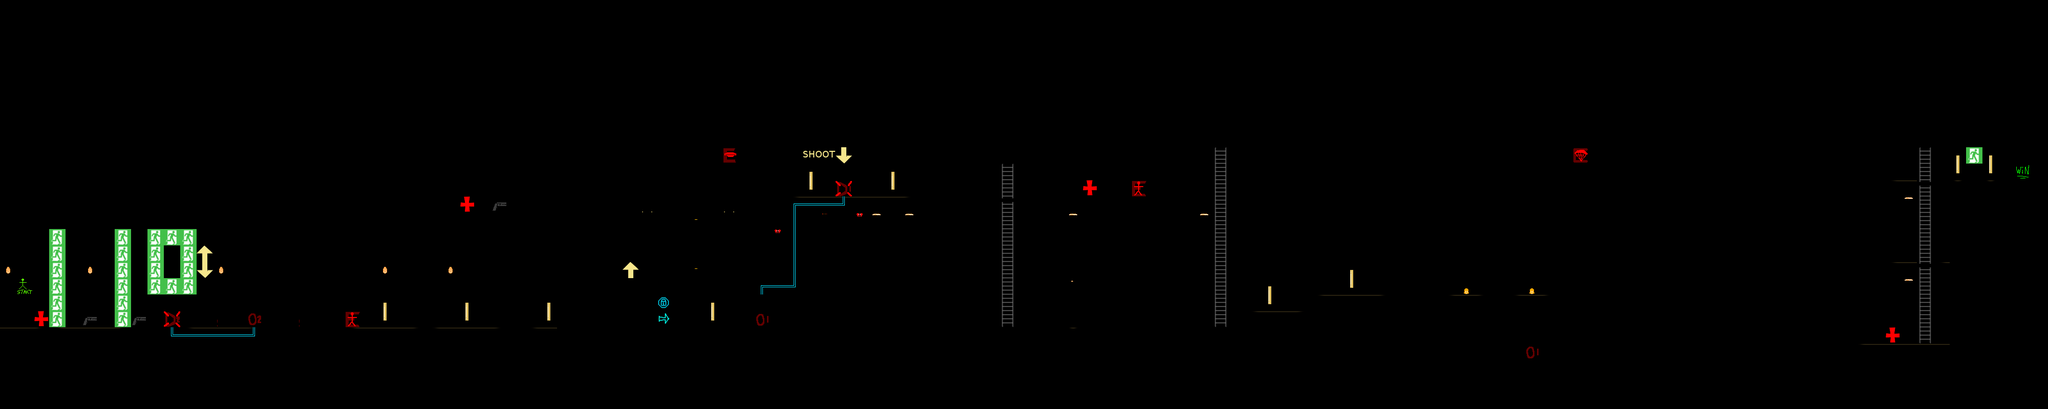

Rendered tile map (Tiled .tmx) drawn with the repository's tilesets; below, a short description and the map source with its tile grids summarised:
An orthogonal 125x25 tile map with 32x32 px tiles, 5 tile layers (behind, collision, declayer, miscLayer, ...).

<map version="1.0" orientation="orthogonal" width="125" height="25" tilewidth="32" tileheight="32">
 <tileset firstgid="1" name="tilemapnew1" tilewidth="32" tileheight="32">
  <image source="../tilemapnew1.png" trans="fe00fe" width="1024" height="1024" />
  <tile id="29">
   <properties>
    <property name="enemyspawn" value="drone" />
   </properties>
  </tile>
  <tile id="30">
   <properties>
    <property name="enemyspawn" value="paratrooper" />
   </properties>
  </tile>
  <tile id="31">
   <properties>
    <property name="enemyspawn" value="footsoldier" />
   </properties>
  </tile>
  <tile id="52">
   <properties>
    <property name="solid" value="solid" />
   </properties>
  </tile>
  <tile id="54">
   <properties>
    <property name="solid" value="solid" />
   </properties>
  </tile>
  <tile id="63">
   <properties>
    <property name="destroyable" value="1" />
   </properties>
  </tile>
  <tile id="64">
   <properties>
    <property name="solid" value="solid" />
   </properties>
  </tile>
  <tile id="87">
   <properties>
    <property name="solid" value="solid" />
   </properties>
  </tile>
  <tile id="94">
   <properties>
    <property name="item" value="health" />
   </properties>
  </tile>
  <tile id="95">
   <properties>
    <property name="door" value="1" />
   </properties>
  </tile>
  <tile id="126">
   <properties>
    <property name="playerstart" value="" />
   </properties>
  </tile>
  <tile id="127">
   <properties>
    <property name="destroyable" value="2" />
   </properties>
  </tile>
  <tile id="134">
   <properties>
    <property name="solid" value="" />
   </properties>
  </tile>
  <tile id="159">
   <properties>
    <property name="door" value="2" />
   </properties>
  </tile>
  <tile id="169">
   <properties>
    <property name="platform" value="" />
   </properties>
  </tile>
  <tile id="170">
   <properties>
    <property name="solid" value="" />
   </properties>
  </tile>
  <tile id="173">
   <properties>
    <property name="platform" value="platform" />
   </properties>
  </tile>
  <tile id="174">
   <properties>
    <property name="platform" value="platform" />
   </properties>
  </tile>
  <tile id="175">
   <properties>
    <property name="platform" value="platform" />
   </properties>
  </tile>
  <tile id="176">
   <properties>
    <property name="platform" value="platform" />
   </properties>
  </tile>
  <tile id="177">
   <properties>
    <property name="platform" value="platform" />
   </properties>
  </tile>
  <tile id="178">
   <properties>
    <property name="platform" value="" />
   </properties>
  </tile>
  <tile id="191">
   <properties>
    <property name="levelcomplete" value="" />
   </properties>
  </tile>
  <tile id="222">
   <properties>
    <property name="item" value="shotgun" />
   </properties>
  </tile>
  <tile id="256">
   <properties>
    <property name="solid" value="solid" />
   </properties>
  </tile>
  <tile id="257">
   <properties>
    <property name="solid" value="solid" />
   </properties>
  </tile>
  <tile id="258">
   <properties>
    <property name="solid" value="solid" />
   </properties>
  </tile>
  <tile id="264">
   <properties>
    <property name="solid" value="solid" />
   </properties>
  </tile>
  <tile id="265">
   <properties>
    <property name="solid" value="" />
   </properties>
  </tile>
  <tile id="266">
   <properties>
    <property name="solid" value="" />
   </properties>
  </tile>
  <tile id="267">
   <properties>
    <property name="solid" value="" />
   </properties>
  </tile>
  <tile id="268">
   <properties>
    <property name="solid" value="" />
   </properties>
  </tile>
  <tile id="269">
   <properties>
    <property name="solid" value="" />
   </properties>
  </tile>
  <tile id="270">
   <properties>
    <property name="solid" value="" />
   </properties>
  </tile>
  <tile id="307">
   <properties>
    <property name="ladder" value="ladder" />
   </properties>
  </tile>
  <tile id="339">
   <properties>
    <property name="ladder" value="" />
    <property name="platform" value="" />
   </properties>
  </tile>
 </tileset>
 <layer name="behind" width="125" height="25">
  <data>[3125 cells, 24 non-empty, 2 distinct tile ids]</data>
 </layer>
 <layer name="collision" width="125" height="25">
  <data>[3125 cells, 591 non-empty, 65 distinct tile ids]</data>
 </layer>
 <layer name="declayer" width="125" height="25">
  <data>[3125 cells, 32 non-empty, 12 distinct tile ids]</data>
 </layer>
 <layer name="miscLayer" width="125" height="25">
  <data>[3125 cells, 26 non-empty, 16 distinct tile ids]</data>
 </layer>
 <layer name="top" width="125" height="25">
  <data>[3125 cells, 4 non-empty, 4 distinct tile ids]</data>
 </layer>
</map>
